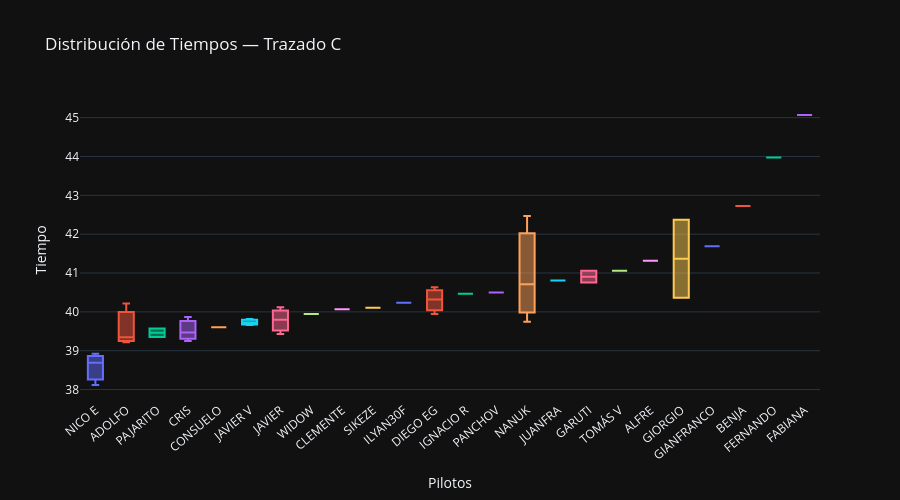

This figure's notebook cell:
### Code cell
order_by_median = (
    df_long[df_long['Trazado'] == 'C']
    .groupby('Pilotos')['Tiempo'].median()
    .sort_values().index.tolist()
)

fig10 = px.box(
    df_long[df_long['Trazado'] == 'C'],
    x='Pilotos', y='Tiempo',
    category_orders={'Pilotos': order_by_median},
    color='Pilotos',
    title='Distribución de Tiempos — Trazado C',
    points='outliers'
)
fig10.update_layout(showlegend=False, xaxis_tickangle=-40, height=500)
fig10.show()

### Figure 1 — Plotly figure (JSON) as saved in the notebook; plotly's stock layout.template omitted (floating-point values rounded to 4 significant figures)
{"data": [{"alignmentgroup": "True", "boxpoints": "outliers", "hovertemplate": "Pilotos=%{x}<br>Tiempo=%{y}<extra></extra>", "legendgroup": "NICO E", "marker": {"color": "#636efa"}, "name": "NICO E", "notched": false, "offsetgroup": "NICO E", "orientation": "v", "showlegend": true, "type": "box", "x": ["NICO E", "NICO E", "NICO E"], "x0": " ", "xaxis": "x", "y": [38.12, 38.69, 38.92], "y0": " ", "yaxis": "y"}, {"alignmentgroup": "True", "boxpoints": "outliers", "hovertemplate": "Pilotos=%{x}<br>Tiempo=%{y}<extra></extra>", "legendgroup": "ADOLFO", "marker": {"color": "#EF553B"}, "name": "ADOLFO", "notched": false, "offsetgroup": "ADOLFO", "orientation": "v", "showlegend": true, "type": "box", "x": ["ADOLFO", "ADOLFO", "ADOLFO"], "x0": " ", "xaxis": "x", "y": [40.21, 39.22, 39.35], "y0": " ", "yaxis": "y"}, {"alignmentgroup": "True", "boxpoints": "outliers", "hovertemplate": "Pilotos=%{x}<br>Tiempo=%{y}<extra></extra>", "legendgroup": "PAJARITO", "marker": {"color": "#00cc96"}, "name": "PAJARITO", "notched": false, "offsetgroup": "PAJARITO", "orientation": "v", "showlegend": true, "type": "box", "x": ["PAJARITO", "PAJARITO"], "x0": " ", "xaxis": "x", "y": [39.57, 39.35], "y0": " ", "yaxis": "y"}, {"alignmentgroup": "True", "boxpoints": "outliers", "hovertemplate": "Pilotos=%{x}<br>Tiempo=%{y}<extra></extra>", "legendgroup": "CRIS", "marker": {"color": "#ab63fa"}, "name": "CRIS", "notched": false, "offsetgroup": "CRIS", "orientation": "v", "showlegend": true, "type": "box", "x": ["CRIS", "CRIS", "CRIS"], "x0": " ", "xaxis": "x", "y": [39.25, 39.87, 39.47], "y0": " ", "yaxis": "y"}, {"alignmentgroup": "True", "boxpoints": "outliers", "hovertemplate": "Pilotos=%{x}<br>Tiempo=%{y}<extra></extra>", "legendgroup": "CONSUELO", "marker": {"color": "#FFA15A"}, "name": "CONSUELO", "notched": false, "offsetgroup": "CONSUELO", "orientation": "v", "showlegend": true, "type": "box", "x": ["CONSUELO"], "x0": " ", "xaxis": "x", "y": [39.61], "y0": " ", "yaxis": "y"}, {"alignmentgroup": "True", "boxpoints": "outliers", "hovertemplate": "Pilotos=%{x}<br>Tiempo=%{y}<extra></extra>", "legendgroup": "JAVIER V", "marker": {"color": "#19d3f3"}, "name": "JAVIER V", "notched": false, "offsetgroup": "JAVIER V", "orientation": "v", "showlegend": true, "type": "box", "x": ["JAVIER V", "JAVIER V", "JAVIER V"], "x0": " ", "xaxis": "x", "y": [39.82, 39.66, 39.72], "y0": " ", "yaxis": "y"}, {"alignmentgroup": "True", "boxpoints": "outliers", "hovertemplate": "Pilotos=%{x}<br>Tiempo=%{y}<extra></extra>", "legendgroup": "JAVIER", "marker": {"color": "#FF6692"}, "name": "JAVIER", "notched": false, "offsetgroup": "JAVIER", "orientation": "v", "showlegend": true, "type": "box", "x": ["JAVIER", "JAVIER", "JAVIER"], "x0": " ", "xaxis": "x", "y": [40.12, 39.79, 39.43], "y0": " ", "yaxis": "y"}, {"alignmentgroup": "True", "boxpoints": "outliers", "hovertemplate": "Pilotos=%{x}<br>Tiempo=%{y}<extra></extra>", "legendgroup": "WIDOW", "marker": {"color": "#B6E880"}, "name": "WIDOW", "notched": false, "offsetgroup": "WIDOW", "orientation": "v", "showlegend": true, "type": "box", "x": ["WIDOW"], "x0": " ", "xaxis": "x", "y": [39.94], "y0": " ", "yaxis": "y"}, {"alignmentgroup": "True", "boxpoints": "outliers", "hovertemplate": "Pilotos=%{x}<br>Tiempo=%{y}<extra></extra>", "legendgroup": "CLEMENTE", "marker": {"color": "#FF97FF"}, "name": "CLEMENTE", "notched": false, "offsetgroup": "CLEMENTE", "orientation": "v", "showlegend": true, "type": "box", "x": ["CLEMENTE"], "x0": " ", "xaxis": "x", "y": [40.06], "y0": " ", "yaxis": "y"}, {"alignmentgroup": "True", "boxpoints": "outliers", "hovertemplate": "Pilotos=%{x}<br>Tiempo=%{y}<extra></extra>", "legendgroup": "SIKEZE", "marker": {"color": "#FECB52"}, "name": "SIKEZE", "notched": false, "offsetgroup": "SIKEZE", "orientation": "v", "showlegend": true, "type": "box", "x": ["SIKEZE"], "x0": " ", "xaxis": "x", "y": [40.11], "y0": " ", "yaxis": "y"}, {"alignmentgroup": "True", "boxpoints": "outliers", "hovertemplate": "Pilotos=%{x}<br>Tiempo=%{y}<extra></extra>", "legendgroup": "ILYAN30F", "marker": {"color": "#636efa"}, "name": "ILYAN30F", "notched": false, "offsetgroup": "ILYAN30F", "orientation": "v", "showlegend": true, "type": "box", "x": ["ILYAN30F"], "x0": " ", "xaxis": "x", "y": [40.23], "y0": " ", "yaxis": "y"}, {"alignmentgroup": "True", "boxpoints": "outliers", "hovertemplate": "Pilotos=%{x}<br>Tiempo=%{y}<extra></extra>", "legendgroup": "DIEGO EG", "marker": {"color": "#EF553B"}, "name": "DIEGO EG", "notched": false, "offsetgroup": "DIEGO EG", "orientation": "v", "showlegend": true, "type": "box", "x": ["DIEGO EG", "DIEGO EG", "DIEGO EG"], "x0": " ", "xaxis": "x", "y": [40.63, 39.95, 40.32], "y0": " ", "yaxis": "y"}, {"alignmentgroup": "True", "boxpoints": "outliers", "hovertemplate": "Pilotos=%{x}<br>Tiempo=%{y}<extra></extra>", "legendgroup": "IGNACIO R", "marker": {"color": "#00cc96"}, "name": "IGNACIO R", "notched": false, "offsetgroup": "IGNACIO R", "orientation": "v", "showlegend": true, "type": "box", "x": ["IGNACIO R"], "x0": " ", "xaxis": "x", "y": [40.47], "y0": " ", "yaxis": "y"}, {"alignmentgroup": "True", "boxpoints": "outliers", "hovertemplate": "Pilotos=%{x}<br>Tiempo=%{y}<extra></extra>", "legendgroup": "PANCHOV", "marker": {"color": "#ab63fa"}, "name": "PANCHOV", "notched": false, "offsetgroup": "PANCHOV", "orientation": "v", "showlegend": true, "type": "box", "x": ["PANCHOV"], "x0": " ", "xaxis": "x", "y": [40.5], "y0": " ", "yaxis": "y"}, {"alignmentgroup": "True", "boxpoints": "outliers", "hovertemplate": "Pilotos=%{x}<br>Tiempo=%{y}<extra></extra>", "legendgroup": "NANUK", "marker": {"color": "#FFA15A"}, "name": "NANUK", "notched": false, "offsetgroup": "NANUK", "orientation": "v", "showlegend": true, "type": "box", "x": ["NANUK", "NANUK", "NANUK"], "x0": " ", "xaxis": "x", "y": [42.47, 39.74, 40.71], "y0": " ", "yaxis": "y"}, {"alignmentgroup": "True", "boxpoints": "outliers", "hovertemplate": "Pilotos=%{x}<br>Tiempo=%{y}<extra></extra>", "legendgroup": "JUANFRA", "marker": {"color": "#19d3f3"}, "name": "JUANFRA", "notched": false, "offsetgroup": "JUANFRA", "orientation": "v", "showlegend": true, "type": "box", "x": ["JUANFRA"], "x0": " ", "xaxis": "x", "y": [40.81], "y0": " ", "yaxis": "y"}, {"alignmentgroup": "True", "boxpoints": "outliers", "hovertemplate": "Pilotos=%{x}<br>Tiempo=%{y}<extra></extra>", "legendgroup": "GARUTI", "marker": {"color": "#FF6692"}, "name": "GARUTI", "notched": false, "offsetgroup": "GARUTI", "orientation": "v", "showlegend": true, "type": "box", "x": ["GARUTI", "GARUTI"], "x0": " ", "xaxis": "x", "y": [40.76, 41.06], "y0": " ", "yaxis": "y"}, {"alignmentgroup": "True", "boxpoints": "outliers", "hovertemplate": "Pilotos=%{x}<br>Tiempo=%{y}<extra></extra>", "legendgroup": "TOMÁS V", "marker": {"color": "#B6E880"}, "name": "TOMÁS V", "notched": false, "offsetgroup": "TOMÁS V", "orientation": "v", "showlegend": true, "type": "box", "x": ["TOMÁS V"], "x0": " ", "xaxis": "x", "y": [41.06], "y0": " ", "yaxis": "y"}, {"alignmentgroup": "True", "boxpoints": "outliers", "hovertemplate": "Pilotos=%{x}<br>Tiempo=%{y}<extra></extra>", "legendgroup": "ALFRE", "marker": {"color": "#FF97FF"}, "name": "ALFRE", "notched": false, "offsetgroup": "ALFRE", "orientation": "v", "showlegend": true, "type": "box", "x": ["ALFRE"], "x0": " ", "xaxis": "x", "y": [41.32], "y0": " ", "yaxis": "y"}, {"alignmentgroup": "True", "boxpoints": "outliers", "hovertemplate": "Pilotos=%{x}<br>Tiempo=%{y}<extra></extra>", "legendgroup": "GIORGIO", "marker": {"color": "#FECB52"}, "name": "GIORGIO", "notched": false, "offsetgroup": "GIORGIO", "orientation": "v", "showlegend": true, "type": "box", "x": ["GIORGIO", "GIORGIO"], "x0": " ", "xaxis": "x", "y": [40.36, 42.37], "y0": " ", "yaxis": "y"}, {"alignmentgroup": "True", "boxpoints": "outliers", "hovertemplate": "Pilotos=%{x}<br>Tiempo=%{y}<extra></extra>", "legendgroup": "GIANFRANCO", "marker": {"color": "#636efa"}, "name": "GIANFRANCO", "notched": false, "offsetgroup": "GIANFRANCO", "orientation": "v", "showlegend": true, "type": "box", "x": ["GIANFRANCO"], "x0": " ", "xaxis": "x", "y": [41.69], "y0": " ", "yaxis": "y"}, {"alignmentgroup": "True", "boxpoints": "outliers", "hovertemplate": "Pilotos=%{x}<br>Tiempo=%{y}<extra></extra>", "legendgroup": "BENJA", "marker": {"color": "#EF553B"}, "name": "BENJA", "notched": false, "offsetgroup": "BENJA", "orientation": "v", "showlegend": true, "type": "box", "x": ["BENJA"], "x0": " ", "xaxis": "x", "y": [42.73], "y0": " ", "yaxis": "y"}, {"alignmentgroup": "True", "boxpoints": "outliers", "hovertemplate": "Pilotos=%{x}<br>Tiempo=%{y}<extra></extra>", "legendgroup": "FERNANDO", "marker": {"color": "#00cc96"}, "name": "FERNANDO", "notched": false, "offsetgroup": "FERNANDO", "orientation": "v", "showlegend": true, "type": "box", "x": ["FERNANDO"], "x0": " ", "xaxis": "x", "y": [43.97], "y0": " ", "yaxis": "y"}, {"alignmentgroup": "True", "boxpoints": "outliers", "hovertemplate": "Pilotos=%{x}<br>Tiempo=%{y}<extra></extra>", "legendgroup": "FABIANA", "marker": {"color": "#ab63fa"}, "name": "FABIANA", "notched": false, "offsetgroup": "FABIANA", "orientation": "v", "showlegend": true, "type": "box", "x": ["FABIANA"], "x0": " ", "xaxis": "x", "y": [45.07], "y0": " ", "yaxis": "y"}], "layout": {"boxmode": "overlay", "height": 500, "legend": {"title": {"text": "Pilotos"}, "tracegroupgap": 0}, "showlegend": false, "title": {"text": "Distribución de Tiempos — Trazado C"}, "xaxis": {"anchor": "y", "categoryarray": ["NICO E", "ADOLFO", "PAJARITO", "CRIS", "CONSUELO", "JAVIER V", "JAVIER", "WIDOW", "CLEMENTE", "SIKEZE", "ILYAN30F", "DIEGO EG", "IGNACIO R", "PANCHOV", "NANUK", "JUANFRA", "GARUTI", "TOMÁS V", "ALFRE", "GIORGIO", "GIANFRANCO", "BENJA", "FERNANDO", "FABIANA"], "categoryorder": "array", "domain": [0, 1], "tickangle": -40, "title": {"text": "Pilotos"}}, "yaxis": {"anchor": "x", "domain": [0, 1], "title": {"text": "Tiempo"}}}}
